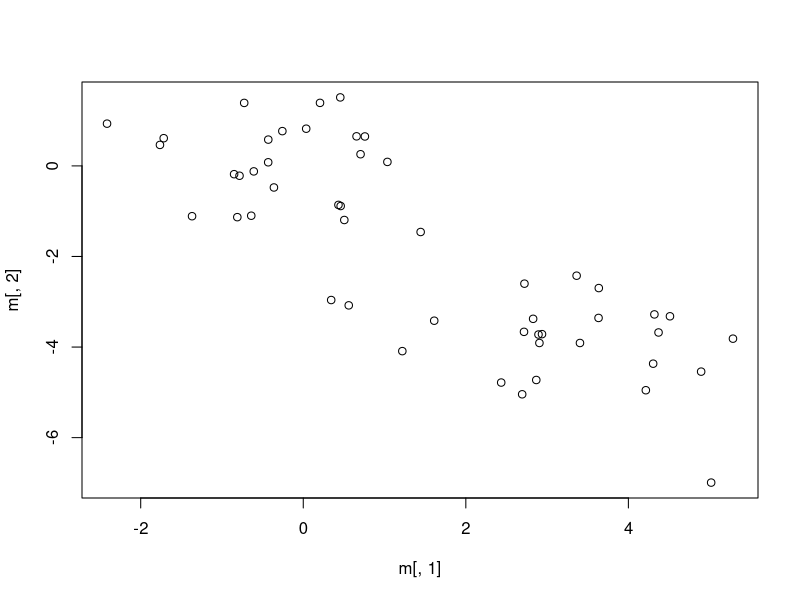
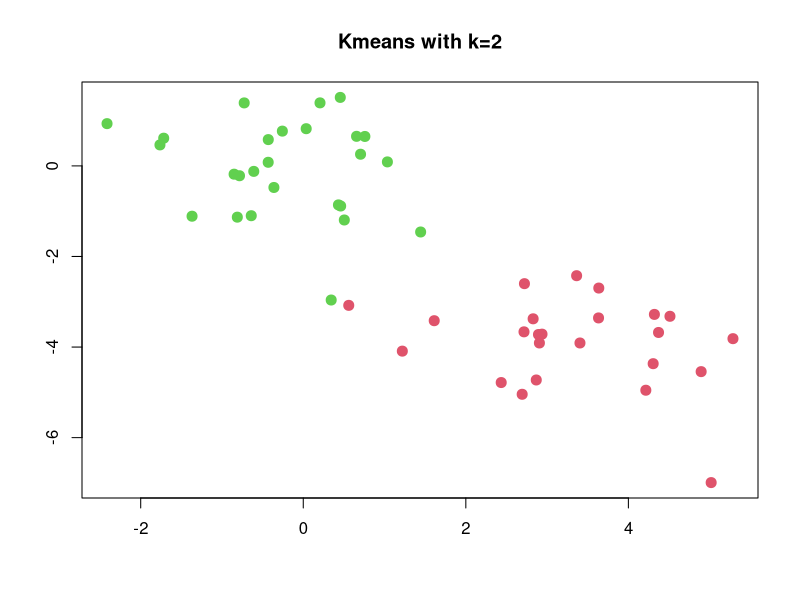
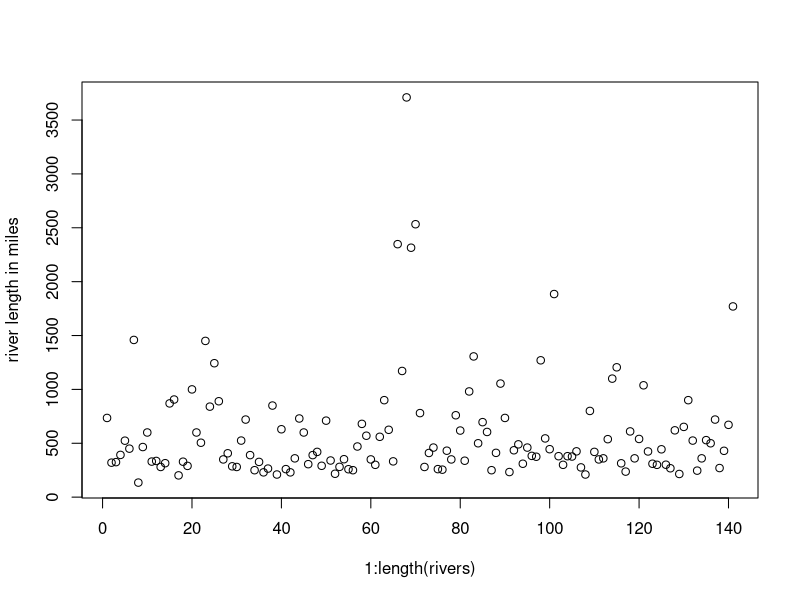
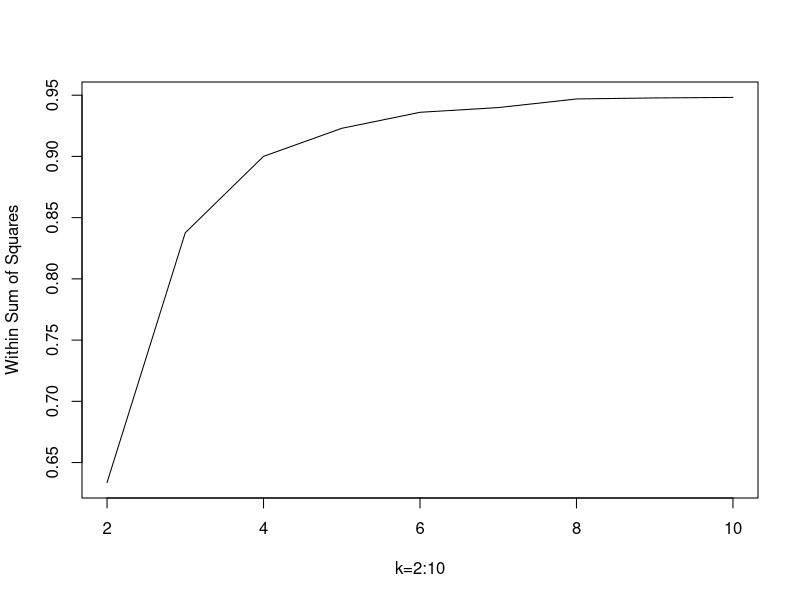

Write the R code that produced these figures, in order.
## ---- chunk 1
set.seed(42) # set the starting point for the random number sequence
m = matrix(rnorm(50*2), ncol=2)
m[1:25,1] = m[1:25,1]+3
m[1:25,2] = m[1:25,2]-4
# plot the raw data
plot(m[,1], m[,2])
## ---- chunk 2
km.c = kmeans(m, centers=2, nstart=20)
plot(m, col=(km.c$cluster + 1), xlab="", ylab="", main="Kmeans with k=2", pch=20, cex=2)
## ---- chunk 3
plot(1:length(rivers), rivers, ylab="river length in miles")
## ---- chunk 4
wi = 0
# loop: remembering each within cluster sum of squares
for (i in 2:10) {
  z = kmeans(rivers, i)
  wi[i-1] = z$betweenss / z$totss
}
# report the list of within cluster sum of squares
plot(2:10, wi, type='l', xlab="k=2:10", ylab="Within Sum of Squares")
## ---- chunk 5
r = kmeans(rivers, centers =3, nstart=20)
# show the number of rivers in each cluster
r$size
# show the mean length, in miles, of a river in each cluster
r$centers
